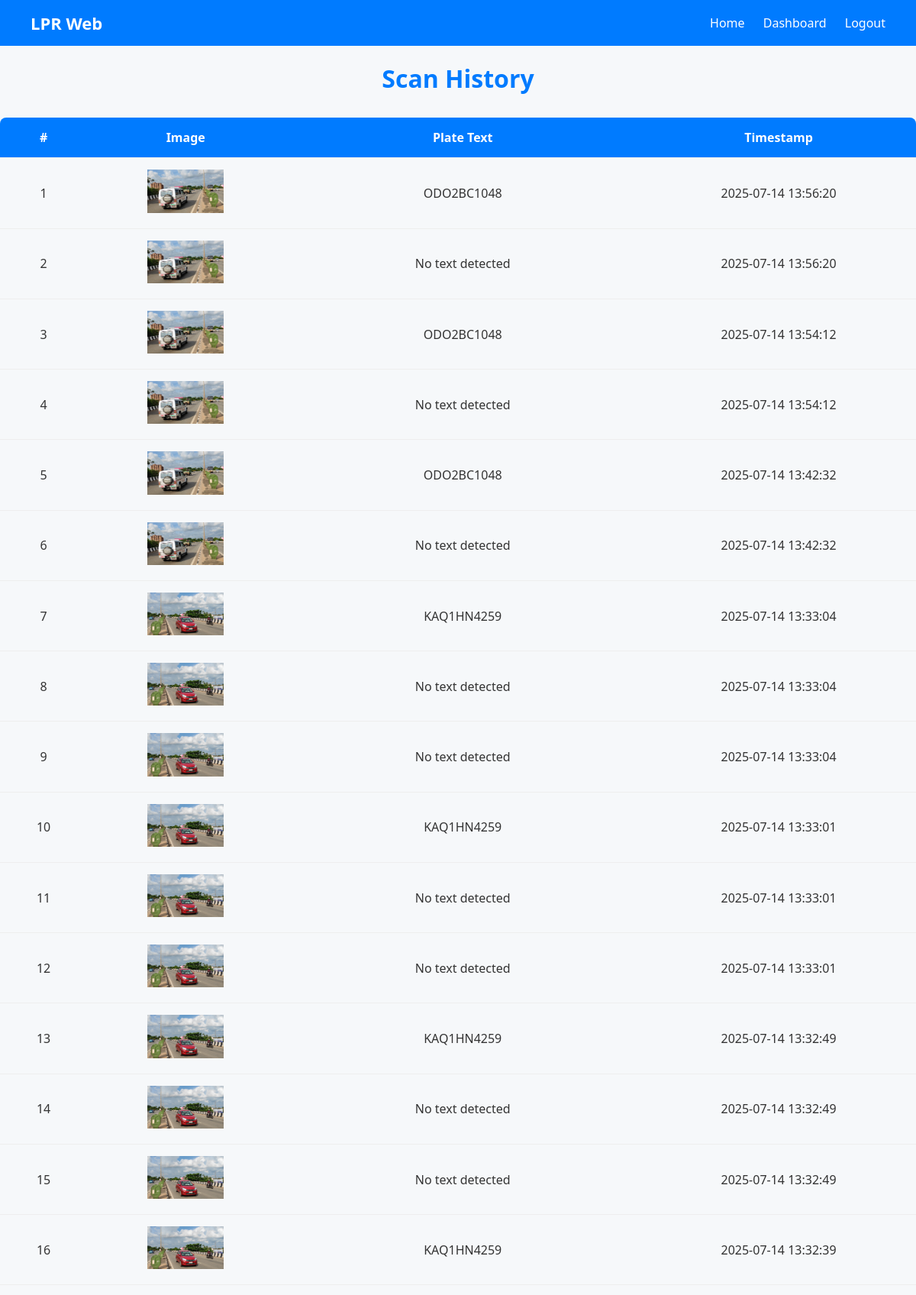
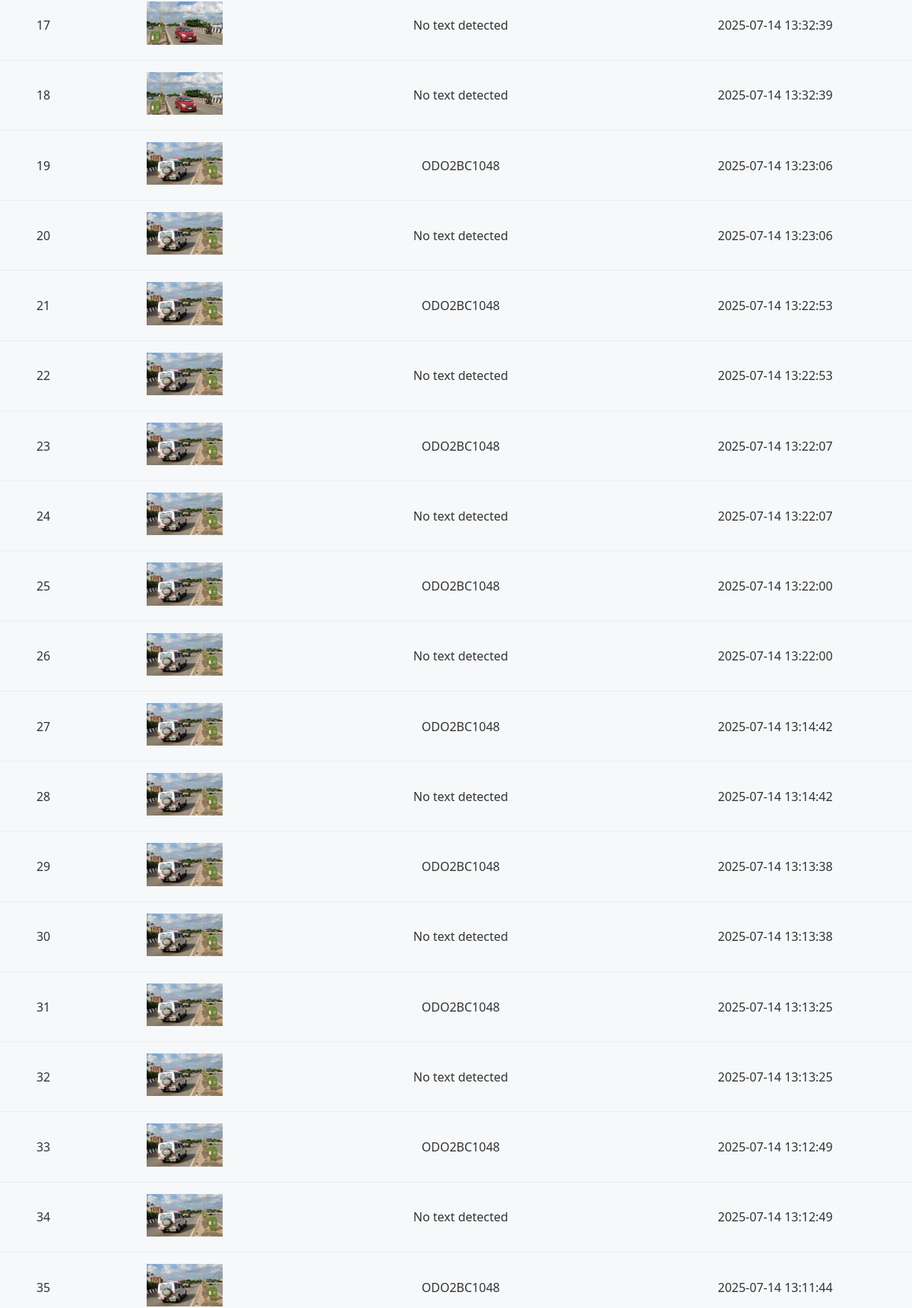
Screenshot of /history (signed in, upper part) with the database file from the repository (2 pictures, top to bottom).
### tables this page shows
CREATE TABLE history (
            id INTEGER PRIMARY KEY AUTOINCREMENT,
            username TEXT NOT NULL,
            image_path TEXT NOT NULL,
            plate_text TEXT,
            timestamp DATETIME DEFAULT CURRENT_TIMESTAMP
        );

### app.py (the view)
@app.route('/history')
def history():
    if 'username' not in session:
        return redirect(url_for('login'))
    conn = get_db_connection()
    rows = conn.execute(
        'SELECT * FROM history WHERE username = ? ORDER BY timestamp DESC',
        (session['username'],)
    ).fetchall()
    conn.close()
    return render_template('history.html', records=rows)

### app.py (called while the page is built)
def get_db_connection():
    conn = sqlite3.connect(DATABASE_PATH)
    conn.row_factory = sqlite3.Row
    return conn

### templates/history.html (shortened to what this page needs)
<!DOCTYPE html>
<html lang="en">
<head>
  <link rel="stylesheet" href="{{ url_for('static', filename='history.css') }}">
</head>
<body class="history-page">
  <nav class="navbar">
    <div class="nav-brand">LPR Web</div>
    <div class="nav-links">
      <a href="{{ url_for('index') }}">Home</a>
      <a href="{{ url_for('dashboard') }}">Dashboard</a>
      <a href="{{ url_for('logout') }}">Logout</a>
    </div>
  </nav>
  <div class="container">
    <h1 class="title">Scan History</h1>
    {% if records %}
    <table class="history-table">
      <thead>
        <tr>
          <th>#</th>
          <th>Image</th>
          <th>Plate Text</th>
          <th>Timestamp</th>
        </tr>
      </thead>
      <tbody>
        {% for row in records %}
        <tr>
          <td>{{ loop.index }}</td>
          <td><img src="{{ url_for('static', filename='uploads/' ~ row.image_path) }}" width="100"></td>
          <td>{{ row.plate_text }}</td>
          <td>{{ row.timestamp }}</td>
        </tr>
        {% endfor %}
      </tbody>
    </table>
    {% else %}
    <p>No scans yet.</p>
    {% endif %}
  </div>
</body>
</html>

### static/history.css (style rules this page uses)
body { margin: 0; font-family: "Segoe UI", sans-serif; background-color: #f6f8fa; color: #333; }
.navbar { background-color: #007bff; color: white; display: flex; justify-content: space-between; align-items: center; padding: 15px 40px; }
.nav-brand { font-weight: bold; font-size: 22px; }
.nav-links a { color: white; text-decoration: none; margin-left: 20px; font-weight: 500; }
h1 { text-align: center; margin-bottom: 30px; color: #007bff; }
table { width: 100%; border-collapse: collapse; border-radius: 8px; overflow: hidden; }
thead { background-color: #007bff; color: white; font-size: 16px; }
td, th { padding: 15px; text-align: center; border-bottom: 1px solid #eee; }

### rows the page displays
history: image_path (picture), plate_text "ODO2BC1048", timestamp "2025-07-14 13:56:20"
history: image_path (picture), plate_text "No text detected", timestamp "2025-07-14 13:56:20"
history: image_path (picture), plate_text "ODO2BC1048", timestamp "2025-07-14 13:54:12"
history: image_path (picture), plate_text "No text detected", timestamp "2025-07-14 13:54:12"
history: image_path (picture), plate_text "ODO2BC1048", timestamp "2025-07-14 13:42:32"
history: image_path (picture), plate_text "No text detected", timestamp "2025-07-14 13:42:32"
history: image_path (picture), plate_text "KAQ1HN4259", timestamp "2025-07-14 13:33:04"
history: image_path (picture), plate_text "No text detected", timestamp "2025-07-14 13:33:04"
history: image_path (picture), plate_text "No text detected", timestamp "2025-07-14 13:33:04"
history: image_path (picture), plate_text "KAQ1HN4259", timestamp "2025-07-14 13:33:01"
history: image_path (picture), plate_text "No text detected", timestamp "2025-07-14 13:33:01"
history: image_path (picture), plate_text "No text detected", timestamp "2025-07-14 13:33:01"
history: image_path (picture), plate_text "KAQ1HN4259", timestamp "2025-07-14 13:32:49"
history: image_path (picture), plate_text "No text detected", timestamp "2025-07-14 13:32:49"
history: image_path (picture), plate_text "No text detected", timestamp "2025-07-14 13:32:49"
history: image_path (picture), plate_text "KAQ1HN4259", timestamp "2025-07-14 13:32:39"
history: image_path (picture), plate_text "No text detected", timestamp "2025-07-14 13:32:39"
history: image_path (picture), plate_text "No text detected", timestamp "2025-07-14 13:32:39"
history: image_path (picture), plate_text "ODO2BC1048", timestamp "2025-07-14 13:23:06"
history: image_path (picture), plate_text "No text detected", timestamp "2025-07-14 13:23:06"
history: image_path (picture), plate_text "ODO2BC1048", timestamp "2025-07-14 13:22:53"
history: image_path (picture), plate_text "No text detected", timestamp "2025-07-14 13:22:53"
history: image_path (picture), plate_text "ODO2BC1048", timestamp "2025-07-14 13:22:07"
history: image_path (picture), plate_text "No text detected", timestamp "2025-07-14 13:22:07"
history: image_path (picture), plate_text "ODO2BC1048", timestamp "2025-07-14 13:22:00"
history: image_path (picture), plate_text "No text detected", timestamp "2025-07-14 13:22:00"
history: image_path (picture), plate_text "ODO2BC1048", timestamp "2025-07-14 13:14:42"
history: image_path (picture), plate_text "No text detected", timestamp "2025-07-14 13:14:42"
history: image_path (picture), plate_text "ODO2BC1048", timestamp "2025-07-14 13:13:38"
history: image_path (picture), plate_text "No text detected", timestamp "2025-07-14 13:13:38"
history: image_path (picture), plate_text "ODO2BC1048", timestamp "2025-07-14 13:13:25"
history: image_path (picture), plate_text "No text detected", timestamp "2025-07-14 13:13:25"
history: image_path (picture), plate_text "ODO2BC1048", timestamp "2025-07-14 13:12:49"
history: image_path (picture), plate_text "No text detected", timestamp "2025-07-14 13:12:49"
history: image_path (picture), plate_text "ODO2BC1048", timestamp "2025-07-14 13:11:44"
